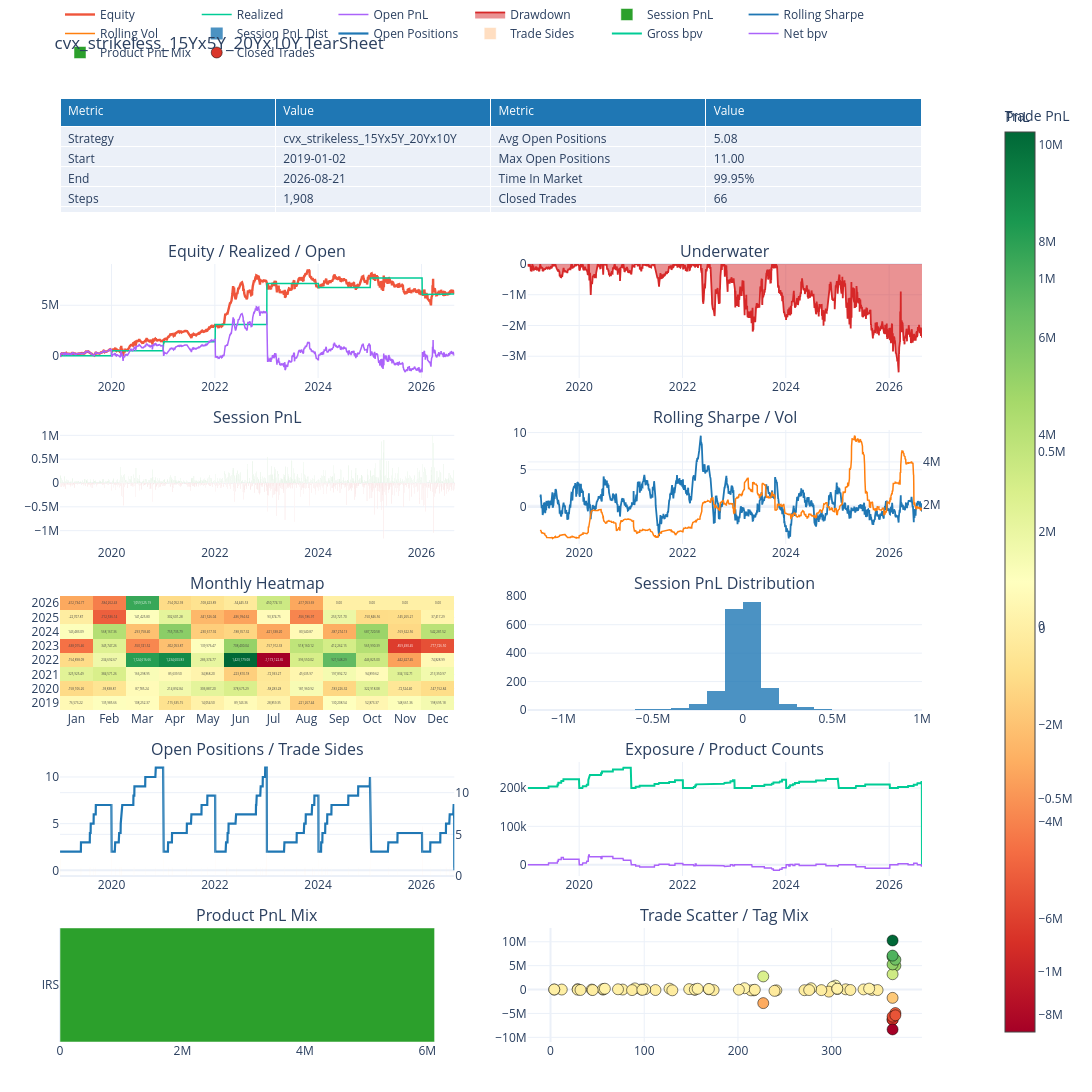

Notebook code for this chart:
### Markdown cell above
### Tearsheet, pair A (plain-stats fallback if plotting is unavailable)

### Code cell
try:
    from IPython.display import display

    from BT.query_tearsheet import QueryBacktestTearSheet

    display(QueryBacktestTearSheet.from_backtest(bt).plot_plotly())
except Exception as exc:  # noqa: BLE001 — fallback is the contract
    print(f"tearsheet unavailable ({type(exc).__name__}: {exc}); plain stats:")
    print(f"  marks {len(equity)}, net {equity.iloc[-1]:+,.0f} USD, "
          f"gross {RES.equity_gross.iloc[-1]:+,.0f} USD, fees {RES.fees.sum():,.0f} "
          f"USD, closed legs {n_closed}")

### Figure 1 — Plotly figure (JSON) as saved in the notebook; plotly's stock layout.template omitted (floating-point values rounded to 4 significant figures; data arrays with more than 128 entries replaced by an {"elided": "..."} marker saying what was removed)
{"data": [{"cells": {"align": "left", "values": [["Strategy", "Start", "End", "Steps", "Sessions", "Total PnL", "Realized PnL", "Open PnL", "Gross Realized", "Fees", "Avg Session PnL", "Best Session", "Worst Session", "Positive Sessions", "Negative Sessions", "Session Vol", "Sharpe", "Sortino", "Max Drawdown", "Current Drawdown", "VaR 95", "CVaR 95", "Entry Count", "Exit Count", "Trade Sides", "Active Trading Sessions", "Avg Entries / Session", "Avg Exits / Session", "Avg Sides / Session", "Avg Entries / Active Session", "Avg Exits / Active Session"], ["cvx_strikeless_15Yx5Y_20Yx10Y", "2019-01-02", "2026-08-21", "1,908", "1,908", "6,118,995.54", "6,118,995.54", "0.00", "6,461,062.64", "342,067.10", "3,207.02", "992,674.70", "-1,161,058.14", "51.89%", "48.06%", "2,042,595.08", "0.40", "0.47", "-3,523,706.49", "-2,395,790.02", "-166,210.33", "-315,576.93", "66", "66", "132", "59", "0.03", "0.03", "0.07", "1.12", "1.12"], ["Avg Open Positions", "Max Open Positions", "Time In Market", "Closed Trades", "Winning Trades", "Losing Trades", "Flat Trades", "Open Trades", "Trade Hit Rate", "Profit Factor", "Payoff Ratio", "Gross Profit", "Gross Loss", "Expectancy", "Avg Trade PnL", "Median Trade PnL", "Avg Win", "Median Win", "Avg Loss", "Median Loss", "Max Win Trade", "Max Loss Trade", "Avg Hold Days", "Median Hold Days", "P90 Hold Days", "Avg Winner Hold", "Avg Loser Hold", "Avg Hold Steps", "Max Win Streak", "Max Loss Streak", "Current Trade Streak"], ["5.08", "11.00", "99.95%", "66", "31", "35", "0", "0", "46.97%", "1.14", "1.28", "50,465,406.01", "44,346,410.47", "92,712.05", "92,712.05", "-5,230.21", "1,627,916.32", "186,866.03", "-1,267,040.30", "-117,022.64", "10,261,815.47", "-8,347,169.03", "215.56", "222.50", "365.00", "222.90", "209.06", "146.79", "4", "3", "Win 1"]]}, "domain": {"x": [0.0, 0.94], "y": [0.8792, 1.0]}, "header": {"align": "left", "fill": {"color": "#1f77b4"}, "font": {"color": "white"}, "values": ["Metric", "Value", "Metric", "Value"]}, "type": "table"}, {"line": {"width": 2.4}, "mode": "lines", "name": "Equity", "type": "scatter", "x": {"elided": "1908 str values"}, "xaxis": "x", "y": {"elided": "1908 float values"}, "yaxis": "y"}, {"line": {"width": 1.5}, "mode": "lines", "name": "Realized", "type": "scatter", "x": {"elided": "1908 str values"}, "xaxis": "x", "y": {"elided": "1908 float values"}, "yaxis": "y"}, {"line": {"width": 1.5}, "mode": "lines", "name": "Open PnL", "type": "scatter", "x": {"elided": "1908 str values"}, "xaxis": "x", "y": {"elided": "1908 float values"}, "yaxis": "y"}, {"fill": "tozeroy", "line": {"color": "#d62728", "width": 1.8}, "mode": "lines", "name": "Drawdown", "type": "scatter", "x": {"elided": "1908 str values"}, "xaxis": "x2", "y": {"elided": "1908 float values"}, "yaxis": "y2"}, {"marker": {"color": {"elided": "1908 str values"}}, "name": "Session PnL", "type": "bar", "x": {"elided": "1908 str values"}, "xaxis": "x3", "y": {"elided": "1908 float values"}, "yaxis": "y3"}, {"line": {"color": "#1f77b4", "width": 1.8}, "mode": "lines", "name": "Rolling Sharpe", "type": "scatter", "x": {"elided": "1908 str values"}, "xaxis": "x4", "y": {"elided": "1908 float values"}, "yaxis": "y4"}, {"line": {"color": "#ff7f0e", "width": 1.5}, "mode": "lines", "name": "Rolling Vol", "type": "scatter", "x": {"elided": "1908 str values"}, "xaxis": "x4", "y": {"elided": "1908 float values"}, "yaxis": "y5"}, {"colorbar": {"title": {"text": "PnL"}}, "colorscale": [[0.0, "rgb(165,0,38)"], [0.1, "rgb(215,48,39)"], [0.2, "rgb(244,109,67)"], [0.3, "rgb(253,174,97)"], [0.4, "rgb(254,224,139)"], [0.5, "rgb(255,255,191)"], [0.6, "rgb(217,239,139)"], [0.7, "rgb(166,217,106)"], [0.8, "rgb(102,189,99)"], [0.9, "rgb(26,152,80)"], [1.0, "rgb(0,104,55)"]], "text": [["76,573.22", "135,985.66", "108,252.37", "-115,635.15", "14,054.50", "89,143.36", "28,859.35", "-221,267.44", "130,208.54", "52,873.37", "148,661.36", "198,695.18"], ["-158,106.26", "-93,838.81", "87,785.24", "214,892.84", "306,887.20", "378,675.29", "-58,283.28", "181,960.92", "-183,226.32", "322,918.08", "-72,524.40", "-147,152.84"], ["325,925.49", "384,571.26", "166,298.95", "85,639.50", "34,868.20", "-223,810.18", "-72,933.27", "45,635.97", "197,892.72", "94,899.62", "334,132.71", "213,350.97"], ["-154,898.09", "234,692.67", "1,124,616.66", "1,234,603.83", "286,374.77", "1,423,179.08", "-1,173,122.65", "396,550.02", "921,548.29", "446,825.00", "-442,427.45", "74,828.99"], ["-638,015.46", "345,747.26", "-550,741.52", "-302,053.87", "139,976.47", "708,400.04", "-157,912.33", "518,160.12", "412,262.15", "565,990.39", "-859,490.45", "-777,726.50"], ["143,483.09", "568,167.36", "-293,758.40", "755,735.79", "-230,617.92", "-188,357.32", "-421,338.20", "80,540.87", "-387,274.13", "687,720.58", "-169,622.56", "542,281.52"], ["-22,707.87", "-712,536.14", "141,425.80", "302,601.28", "-341,526.04", "-436,994.62", "93,374.75", "-556,186.97", "253,721.70", "-150,846.56", "-145,265.21", "37,417.29"], ["-412,734.77", "-584,262.43", "1,059,525.19", "-154,052.93", "-108,423.89", "-54,445.53", "450,774.13", "-417,053.69", "0.00", "0.00", "0.00", "0.00"]], "texttemplate": "%{text}", "type": "heatmap", "x": ["Jan", "Feb", "Mar", "Apr", "May", "Jun", "Jul", "Aug", "Sep", "Oct", "Nov", "Dec"], "xaxis": "x5", "y": ["2019", "2020", "2021", "2022", "2023", "2024", "2025", "2026"], "yaxis": "y6", "z": [[76570.0, 136000.0, 108300.0, -115600.0, 14050.0, 89140.0, 28860.0, -221300.0, 130200.0, 52870.0, 148700.0, 198700.0], [-158100.0, -93840.0, 87790.0, 214900.0, 306900.0, 378700.0, -58280.0, 182000.0, -183200.0, 322900.0, -72520.0, -147200.0], [325900.0, 384600.0, 166300.0, 85640.0, 34870.0, -223800.0, -72930.0, 45640.0, 197900.0, 94900.0, 334100.0, 213400.0], [-154900.0, 234700.0, 1125000.0, 1235000.0, 286400.0, 1423000.0, -1173000.0, 396600.0, 921500.0, 446800.0, -442400.0, 74830.0], [-638000.0, 345700.0, -550700.0, -302100.0, 140000.0, 708400.0, -157900.0, 518200.0, 412300.0, 566000.0, -859500.0, -777700.0], [143500.0, 568200.0, -293800.0, 755700.0, -230600.0, -188400.0, -421300.0, 80540.0, -387300.0, 687700.0, -169600.0, 542300.0], [-22710.0, -712500.0, 141400.0, 302600.0, -341500.0, -437000.0, 93370.0, -556200.0, 253700.0, -150800.0, -145300.0, 37420.0], [-412700.0, -584300.0, 1060000.0, -154100.0, -108400.0, -54450.0, 450800.0, -417100.0, 0.0, 0.0, 0.0, 0.0]]}, {"marker": {"color": "#1f77b4"}, "name": "Session PnL Dist", "nbinsx": 30, "opacity": 0.8, "type": "histogram", "x": {"elided": "1908 float values"}, "xaxis": "x6", "yaxis": "y7"}, {"line": {"color": "#1f77b4", "width": 2.2}, "mode": "lines", "name": "Open Positions", "type": "scatter", "x": {"elided": "1908 str values"}, "xaxis": "x7", "y": {"elided": "1908 float values"}, "yaxis": "y8"}, {"marker": {"color": "#ff7f0e"}, "name": "Trade Sides", "opacity": 0.25, "type": "bar", "x": {"elided": "1908 str values"}, "xaxis": "x7", "y": {"elided": "1908 float values"}, "yaxis": "y9"}, {"line": {"width": 2.0}, "mode": "lines", "name": "Gross bpv", "type": "scatter", "x": {"elided": "1908 str values"}, "xaxis": "x8", "y": {"elided": "1908 float values"}, "yaxis": "y10"}, {"line": {"width": 1.5}, "mode": "lines", "name": "Net bpv", "type": "scatter", "x": {"elided": "1908 str values"}, "xaxis": "x8", "y": {"elided": "1908 float values"}, "yaxis": "y10"}, {"marker": {"color": ["#2ca02c"]}, "name": "Product PnL Mix", "orientation": "h", "type": "bar", "x": [6119000.0], "xaxis": "x9", "y": ["IRS"], "yaxis": "y11"}, {"marker": {"color": [-6297000.0, 6831000.0, -168800.0, -44040.0, 87770.0, 187400.0, -103300.0, -4917000.0, 4999000.0, -77620.0, 49700.0, 820400.0, 534600.0, -436900.0, -174400.0, 279100.0, -162500.0, -22910.0, 3205000.0, -1742000.0, 26480.0, 104900.0, -31670.0, 41860.0, 12870.0, 93070.0, 10260000.0, -6304000.0, -119200.0, 274700.0, -141800.0, -46400.0, -3043.0, 53840.0, -7418.0, 81760.0, -552.0, 5255000.0, -5671000.0, -169600.0, 706.9, 81640.0, 240000.0, -107300.0, -25190.0, 6244000.0, -5391000.0, -108800.0, 200000.0, -96740.0, 186900.0, -104700.0, 162700.0, -117000.0, -17270.0, 7099000.0, -8347000.0, -274900.0, -122100.0, 2746000.0, -2844000.0, 117800.0, -63500.0, 171200.0, -85520.0, 15680.0], "colorbar": {"title": {"text": "Trade PnL"}}, "colorscale": [[0.0, "rgb(165,0,38)"], [0.1, "rgb(215,48,39)"], [0.2, "rgb(244,109,67)"], [0.3, "rgb(253,174,97)"], [0.4, "rgb(254,224,139)"], [0.5, "rgb(255,255,191)"], [0.6, "rgb(217,239,139)"], [0.7, "rgb(166,217,106)"], [0.8, "rgb(102,189,99)"], [0.9, "rgb(26,152,80)"], [1.0, "rgb(0,104,55)"]], "line": {"color": "black", "width": 0.5}, "showscale": true, "size": 11}, "mode": "markers", "name": "Closed Trades", "text": ["IRS USD-SOFR-1D IRSwapStructure.OUTRIGHT", "IRS USD-SOFR-1D IRSwapStructure.OUTRIGHT", "IRS USD-SOFR-1D IRSwapStructure.OUTRIGHT", "IRS USD-SOFR-1D IRSwapStructure.OUTRIGHT", "IRS USD-SOFR-1D IRSwapStructure.OUTRIGHT", "IRS USD-SOFR-1D IRSwapStructure.OUTRIGHT", "IRS USD-SOFR-1D IRSwapStructure.OUTRIGHT", "IRS USD-SOFR-1D IRSwapStructure.OUTRIGHT", "IRS USD-SOFR-1D IRSwapStructure.OUTRIGHT", "IRS USD-SOFR-1D IRSwapStructure.OUTRIGHT", "IRS USD-SOFR-1D IRSwapStructure.OUTRIGHT", "IRS USD-SOFR-1D IRSwapStructure.OUTRIGHT", "IRS USD-SOFR-1D IRSwapStructure.OUTRIGHT", "IRS USD-SOFR-1D IRSwapStructure.OUTRIGHT", "IRS USD-SOFR-1D IRSwapStructure.OUTRIGHT", "IRS USD-SOFR-1D IRSwapStructure.OUTRIGHT", "IRS USD-SOFR-1D IRSwapStructure.OUTRIGHT", "IRS USD-SOFR-1D IRSwapStructure.OUTRIGHT", "IRS USD-SOFR-1D IRSwapStructure.OUTRIGHT", "IRS USD-SOFR-1D IRSwapStructure.OUTRIGHT", "IRS USD-SOFR-1D IRSwapStructure.OUTRIGHT", "IRS USD-SOFR-1D IRSwapStructure.OUTRIGHT", "IRS USD-SOFR-1D IRSwapStructure.OUTRIGHT", "IRS USD-SOFR-1D IRSwapStructure.OUTRIGHT", "IRS USD-SOFR-1D IRSwapStructure.OUTRIGHT", "IRS USD-SOFR-1D IRSwapStructure.OUTRIGHT", "IRS USD-SOFR-1D IRSwapStructure.OUTRIGHT", "IRS USD-SOFR-1D IRSwapStructure.OUTRIGHT", "IRS USD-SOFR-1D IRSwapStructure.OUTRIGHT", "IRS USD-SOFR-1D IRSwapStructure.OUTRIGHT", "IRS USD-SOFR-1D IRSwapStructure.OUTRIGHT", "IRS USD-SOFR-1D IRSwapStructure.OUTRIGHT", "IRS USD-SOFR-1D IRSwapStructure.OUTRIGHT", "IRS USD-SOFR-1D IRSwapStructure.OUTRIGHT", "IRS USD-SOFR-1D IRSwapStructure.OUTRIGHT", "IRS USD-SOFR-1D IRSwapStructure.OUTRIGHT", "IRS USD-SOFR-1D IRSwapStructure.OUTRIGHT", "IRS USD-SOFR-1D IRSwapStructure.OUTRIGHT", "IRS USD-SOFR-1D IRSwapStructure.OUTRIGHT", "IRS USD-SOFR-1D IRSwapStructure.OUTRIGHT", "IRS USD-SOFR-1D IRSwapStructure.OUTRIGHT", "IRS USD-SOFR-1D IRSwapStructure.OUTRIGHT", "IRS USD-SOFR-1D IRSwapStructure.OUTRIGHT", "IRS USD-SOFR-1D IRSwapStructure.OUTRIGHT", "IRS USD-SOFR-1D IRSwapStructure.OUTRIGHT", "IRS USD-SOFR-1D IRSwapStructure.OUTRIGHT", "IRS USD-SOFR-1D IRSwapStructure.OUTRIGHT", "IRS USD-SOFR-1D IRSwapStructure.OUTRIGHT", "IRS USD-SOFR-1D IRSwapStructure.OUTRIGHT", "IRS USD-SOFR-1D IRSwapStructure.OUTRIGHT", "IRS USD-SOFR-1D IRSwapStructure.OUTRIGHT", "IRS USD-SOFR-1D IRSwapStructure.OUTRIGHT", "IRS USD-SOFR-1D IRSwapStructure.OUTRIGHT", "IRS USD-SOFR-1D IRSwapStructure.OUTRIGHT", "IRS USD-SOFR-1D IRSwapStructure.OUTRIGHT", "IRS USD-SOFR-1D IRSwapStructure.OUTRIGHT", "IRS USD-SOFR-1D IRSwapStructure.OUTRIGHT", "IRS USD-SOFR-1D IRSwapStructure.OUTRIGHT", "IRS USD-SOFR-1D IRSwapStructure.OUTRIGHT", "IRS USD-SOFR-1D IRSwapStructure.OUTRIGHT", "IRS USD-SOFR-1D IRSwapStructure.OUTRIGHT", "IRS USD-SOFR-1D IRSwapStructure.OUTRIGHT", "IRS USD-SOFR-1D IRSwapStructure.OUTRIGHT", "IRS USD-SOFR-1D IRSwapStructure.OUTRIGHT", "IRS USD-SOFR-1D IRSwapStructure.OUTRIGHT", "IRS USD-SOFR-1D IRSwapStructure.OUTRIGHT"], "type": "scatter", "x": [365.0, 365.0, 217.0, 154.0, 148.0, 127.0, 112.0, 368.0, 368.0, 343.0, 315.0, 304.0, 301.0, 297.0, 214.0, 207.0, 130.0, 56.0, 365.0, 365.0, 334.0, 306.0, 201.0, 169.0, 97.0, 56.0, 365.0, 365.0, 289.0, 278.0, 271.0, 218.0, 77.0, 72.0, 44.0, 29.0, 12.0, 365.0, 365.0, 241.0, 154.0, 101.0, 90.0, 45.0, 29.0, 368.0, 368.0, 349.0, 340.0, 320.0, 306.0, 276.0, 157.0, 87.0, 4.0, 365.0, 365.0, 239.0, 174.0, 227.0, 227.0, 169.0, 98.0, 58.0, 32.0, 4.0], "xaxis": "x10", "y": [-6297000.0, 6831000.0, -168800.0, -44040.0, 87770.0, 187400.0, -103300.0, -4917000.0, 4999000.0, -77620.0, 49700.0, 820400.0, 534600.0, -436900.0, -174400.0, 279100.0, -162500.0, -22910.0, 3205000.0, -1742000.0, 26480.0, 104900.0, -31670.0, 41860.0, 12870.0, 93070.0, 10260000.0, -6304000.0, -119200.0, 274700.0, -141800.0, -46400.0, -3043.0, 53840.0, -7418.0, 81760.0, -552.0, 5255000.0, -5671000.0, -169600.0, 706.9, 81640.0, 240000.0, -107300.0, -25190.0, 6244000.0, -5391000.0, -108800.0, 200000.0, -96740.0, 186900.0, -104700.0, 162700.0, -117000.0, -17270.0, 7099000.0, -8347000.0, -274900.0, -122100.0, 2746000.0, -2844000.0, 117800.0, -63500.0, 171200.0, -85520.0, 15680.0], "yaxis": "y12"}], "layout": {"annotations": [{"font": {"size": 16}, "showarrow": false, "text": "Equity / Realized / Open", "x": 0.215, "xanchor": "center", "xref": "paper", "y": 0.8242, "yanchor": "bottom", "yref": "paper"}, {"font": {"size": 16}, "showarrow": false, "text": "Underwater", "x": 0.725, "xanchor": "center", "xref": "paper", "y": 0.8242, "yanchor": "bottom", "yref": "paper"}, {"font": {"size": 16}, "showarrow": false, "text": "Session PnL", "x": 0.215, "xanchor": "center", "xref": "paper", "y": 0.6483, "yanchor": "bottom", "yref": "paper"}, {"font": {"size": 16}, "showarrow": false, "text": "Rolling Sharpe / Vol", "x": 0.725, "xanchor": "center", "xref": "paper", "y": 0.6483, "yanchor": "bottom", "yref": "paper"}, {"font": {"size": 16}, "showarrow": false, "text": "Monthly Heatmap", "x": 0.215, "xanchor": "center", "xref": "paper", "y": 0.4725, "yanchor": "bottom", "yref": "paper"}, {"font": {"size": 16}, "showarrow": false, "text": "Session PnL Distribution", "x": 0.725, "xanchor": "center", "xref": "paper", "y": 0.4725, "yanchor": "bottom", "yref": "paper"}, {"font": {"size": 16}, "showarrow": false, "text": "Open Positions / Trade Sides", "x": 0.215, "xanchor": "center", "xref": "paper", "y": 0.2967, "yanchor": "bottom", "yref": "paper"}, {"font": {"size": 16}, "showarrow": false, "text": "Exposure / Product Counts", "x": 0.725, "xanchor": "center", "xref": "paper", "y": 0.2967, "yanchor": "bottom", "yref": "paper"}, {"font": {"size": 16}, "showarrow": false, "text": "Product PnL Mix", "x": 0.215, "xanchor": "center", "xref": "paper", "y": 0.1208, "yanchor": "bottom", "yref": "paper"}, {"font": {"size": 16}, "showarrow": false, "text": "Trade Scatter / Tag Mix", "x": 0.725, "xanchor": "center", "xref": "paper", "y": 0.1208, "yanchor": "bottom", "yref": "paper"}], "height": 2400, "legend": {"orientation": "h", "x": 0.0, "xanchor": "left", "y": 1.02, "yanchor": "bottom"}, "margin": {"b": 50, "l": 60, "r": 40, "t": 80}, "title": {"text": "cvx_strikeless_15Yx5Y_20Yx10Y TearSheet"}, "width": 1600, "xaxis": {"anchor": "y", "domain": [0.0, 0.43]}, "xaxis10": {"anchor": "y12", "domain": [0.51, 0.94]}, "xaxis2": {"anchor": "y2", "domain": [0.51, 0.94]}, "xaxis3": {"anchor": "y3", "domain": [0.0, 0.43]}, "xaxis4": {"anchor": "y4", "domain": [0.51, 0.94]}, "xaxis5": {"anchor": "y6", "domain": [0.0, 0.43]}, "xaxis6": {"anchor": "y7", "domain": [0.51, 0.94]}, "xaxis7": {"anchor": "y8", "domain": [0.0, 0.43]}, "xaxis8": {"anchor": "y10", "domain": [0.51, 0.94]}, "xaxis9": {"anchor": "y11", "domain": [0.0, 0.43]}, "yaxis": {"anchor": "x", "domain": [0.7033, 0.8242]}, "yaxis10": {"anchor": "x8", "domain": [0.1758, 0.2967]}, "yaxis11": {"anchor": "x9", "domain": [0.0, 0.1208]}, "yaxis12": {"anchor": "x10", "domain": [0.0, 0.1208]}, "yaxis2": {"anchor": "x2", "domain": [0.7033, 0.8242]}, "yaxis3": {"anchor": "x3", "domain": [0.5275, 0.6483]}, "yaxis4": {"anchor": "x4", "domain": [0.5275, 0.6483]}, "yaxis5": {"anchor": "x4", "overlaying": "y4", "side": "right"}, "yaxis6": {"anchor": "x5", "domain": [0.3517, 0.4725]}, "yaxis7": {"anchor": "x6", "domain": [0.3517, 0.4725]}, "yaxis8": {"anchor": "x7", "domain": [0.1758, 0.2967]}, "yaxis9": {"anchor": "x7", "overlaying": "y8", "side": "right"}}}
